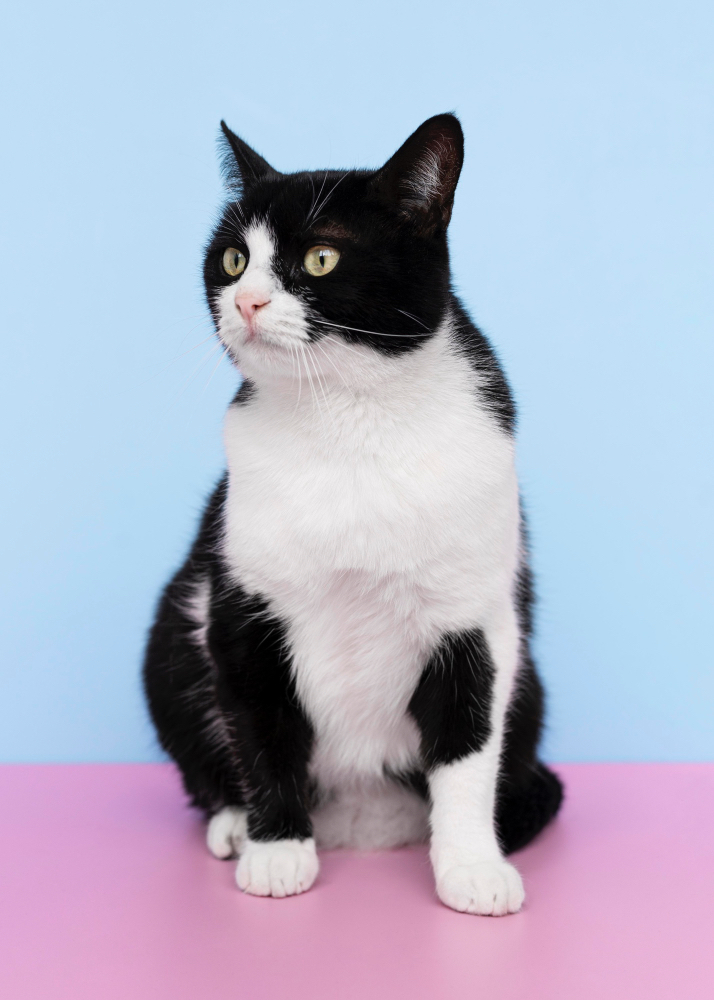
#> input picture bound/input4.png, 714 x 1000 px
$ python test2.py
#> lines starting #> are read from the running program, lines starting #| are printed output that depends on the picture; after the words box and inside, x2 and y2 are one past the last pixel; in counts of white or black regions, pixels touching at a corner belong together
import cv2 as cv
import numpy as np

def discretize_direction(gx, gy, tg):

    dir_map = np.zeros_like(gx, dtype=np.uint8)

    m0 = ((gx > 0) & (gy < 0) & (tg < -2.414)) | ((gx < 0) & (gy < 0) & (tg > 2.414))
    dir_map[m0] = 0

    m1 = (gx > 0) & (gy < 0) & (tg >= -2.414) & (tg < -0.414)
    dir_map[m1] = 1

    m2 = ((gx > 0) & (gy < 0) & (tg >= -0.414)) | ((gx > 0) & (gy > 0) & (tg < 0.414))
    dir_map[m2] = 2

    m3 = (gx > 0) & (gy > 0) & (tg >= 0.414) & (tg < 2.414)
    dir_map[m3] = 3

    m4 = ((gx > 0) & (gy > 0) & (tg >= 2.414)) | ((gx < 0) & (gy > 0) & (tg <= -2.414))
    dir_map[m4] = 4

    m5 = (gx < 0) & (gy > 0) & (tg > -2.414) & (tg <= -0.414)
    dir_map[m5] = 5

    m6 = ((gx < 0) & (gy > 0) & (tg > -0.414)) | ((gx < 0) & (gy < 0) & (tg < 0.414))
    dir_map[m6] = 6

    m7 = (gx < 0) & (gy < 0) & (tg >= 0.414) & (tg < 2.414)
    dir_map[m7] = 7

    return dir_map


def run_edge_detection(path_to_file):

#> called with path_to_file = 'input4.png'
    src_img = cv.imread(path_to_file)
#> src_img is the input picture: shape (1000, 714, 3); mean B, G, R 198.8, 178.7, 174.8
    if src_img is None:
        print(f"Ошибка: файл '{path_to_file}' не открыт")
        return


    gray_img = cv.cvtColor(src_img, cv.COLOR_BGR2GRAY)
    smooth_img = cv.GaussianBlur(gray_img, (3, 3), 2)


    kernel_sobel_x = np.array([[-1, 0, 1],
                               [-2, 0, 2],
                               [-1, 0, 1]], dtype=np.float64)
    kernel_sobel_y = np.array([[-1, -2, -1],
                               [ 0,  0,  0],
                               [ 1,  2,  1]], dtype=np.float64)

    img_f = smooth_img.astype(np.float64)

    gx = np.zeros_like(img_f)
    gy = np.zeros_like(img_f)


    pad_img = np.pad(img_f, ((1, 1), (1, 1)), mode='reflect')


    for r in range(img_f.shape[0]):
        for c in range(img_f.shape[1]):
            window = pad_img[r:r+3, c:c+3]
            gx[r, c] = np.sum(window * kernel_sobel_x)
            gy[r, c] = np.sum(window * kernel_sobel_y)
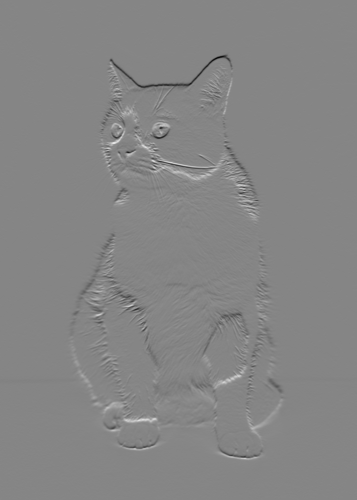
#> gy: shape (1000, 714) float64 (shown at 1/2 size); min -474, max 431, mean -0.2; drawn with min black and max white


    grad_mag = np.sqrt(gx**2 + gy**2)


    gx_safe = np.where(gx == 0, 1e-6, gx)
    tang = gy / gx_safe


    dirs = discretize_direction(gx, gy, tang)
#> in discretize_direction, `m0 = ((gx > 0) & (gy < 0) & (tg < -2.414)) | ((gx < 0) & (gy < 0) & (t..`:
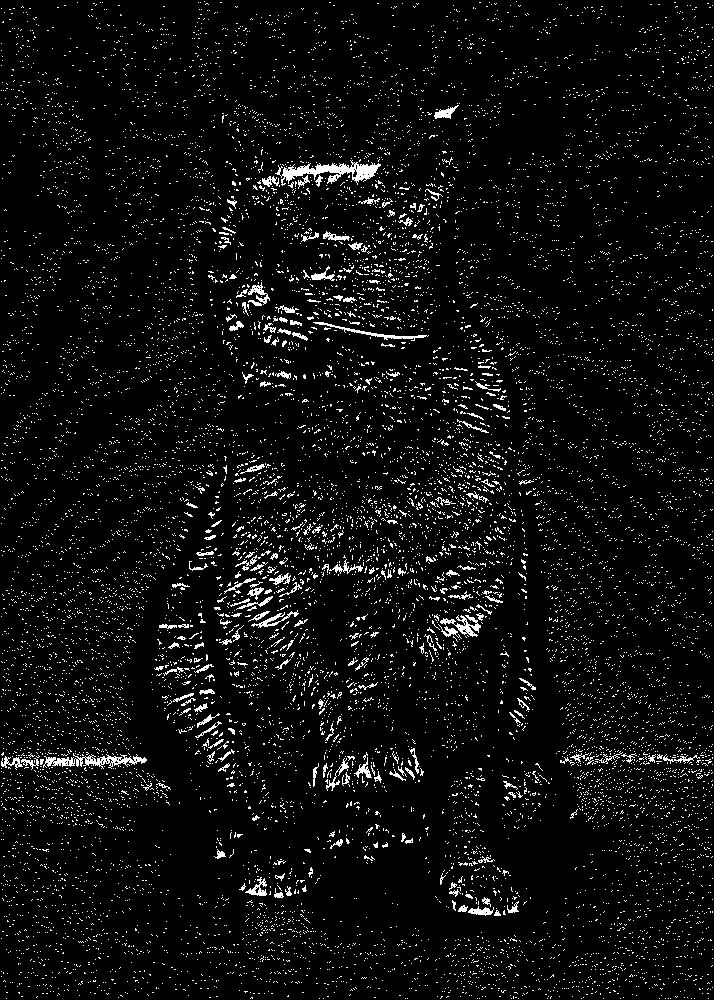
#> m0: shape (1000, 714) bool; 5.3% white in thin lines or dots
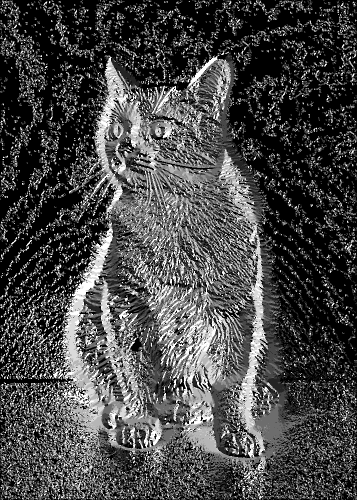
#> dirs: shape (1000, 714) (shown at 1/2 size); min 0, max 7, mean 1.97; drawn with min black and max white


    nms_mask = np.zeros_like(grad_mag, dtype=np.uint8)
    H, W = grad_mag.shape

    for r in range(1, H - 1):
        for c in range(1, W - 1):
            d = dirs[r, c]
            val = grad_mag[r, c]

            if d in [0, 4]:
                neigh = [grad_mag[r, c-1], grad_mag[r, c+1]]
            elif d in [1, 5]:
                neigh = [grad_mag[r-1, c+1], grad_mag[r+1, c-1]]
            elif d in [2, 6]:
                neigh = [grad_mag[r-1, c], grad_mag[r+1, c]]
            else:
                neigh = [grad_mag[r-1, c-1], grad_mag[r+1, c+1]]

            if val > max(neigh):
                nms_mask[r, c] = 255
            else:
                nms_mask[r, c] = 0
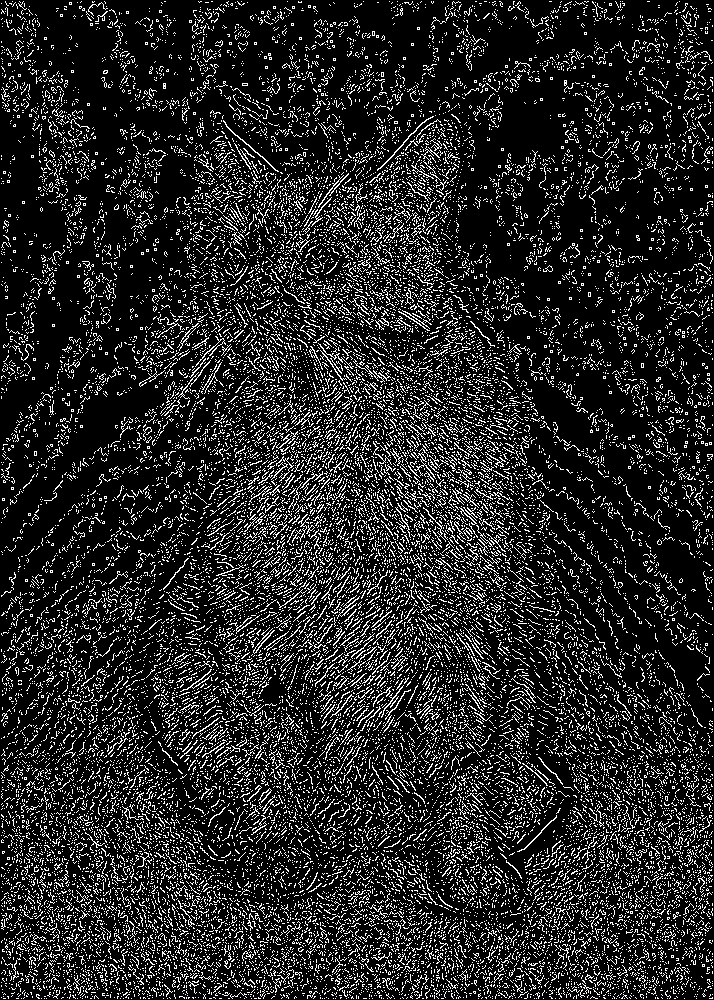
#> nms_mask: shape (1000, 714); 15% white in thin lines or dots


    max_val = np.max(grad_mag)
#> max_val = 552.2
    high_thr = max_val // 7
#> high_thr = 78
    low_thr = max_val // 13
#> low_thr = 42

    strong = (grad_mag >= high_thr)
#> strong: shape (1000, 714) bool; 5.2% white; 214 white regions (176 under 20 px), largest, box (x1, y1, x2, y2) and area: (200, 109, 520, 437) 12949, (402, 558, 568, 919) 9450, (137, 468, 320, 813) 6304
    weak = ((grad_mag >= low_thr) & (grad_mag < high_thr))
#> weak: shape (1000, 714) bool; 3.5% white in thin lines or dots, all inside (x1, y1, x2, y2) = (135, 108, 570, 920)

    out = np.zeros_like(nms_mask, dtype=np.uint8)
    out[strong & (nms_mask == 255)] = 255


    for r in range(1, H - 1):
        for c in range(1, W - 1):
            if weak[r, c] and nms_mask[r, c] == 255:
                neigh_box = out[r-1:r+2, c-1:c+2]
                if np.any(neigh_box == 255):
                    out[r, c] = 255
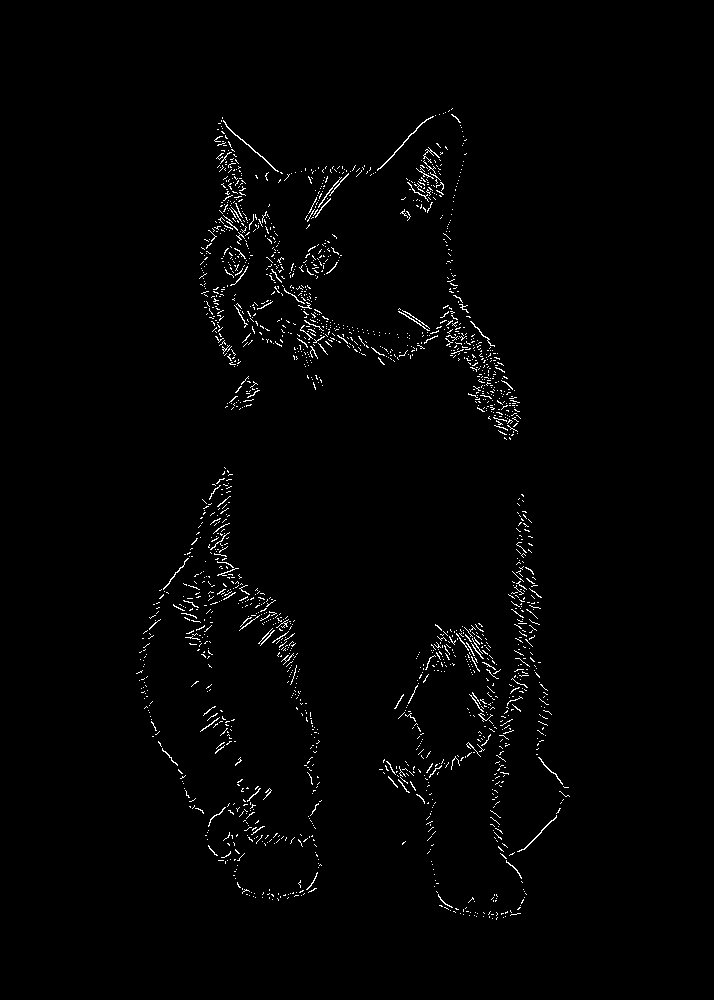
#> out: shape (1000, 714); 1.4% white in thin lines or dots, all inside (x1, y1, x2, y2) = (136, 108, 570, 920)


    overlay_img = src_img.copy()
    overlay_img[out == 255] = [0, 0, 255]
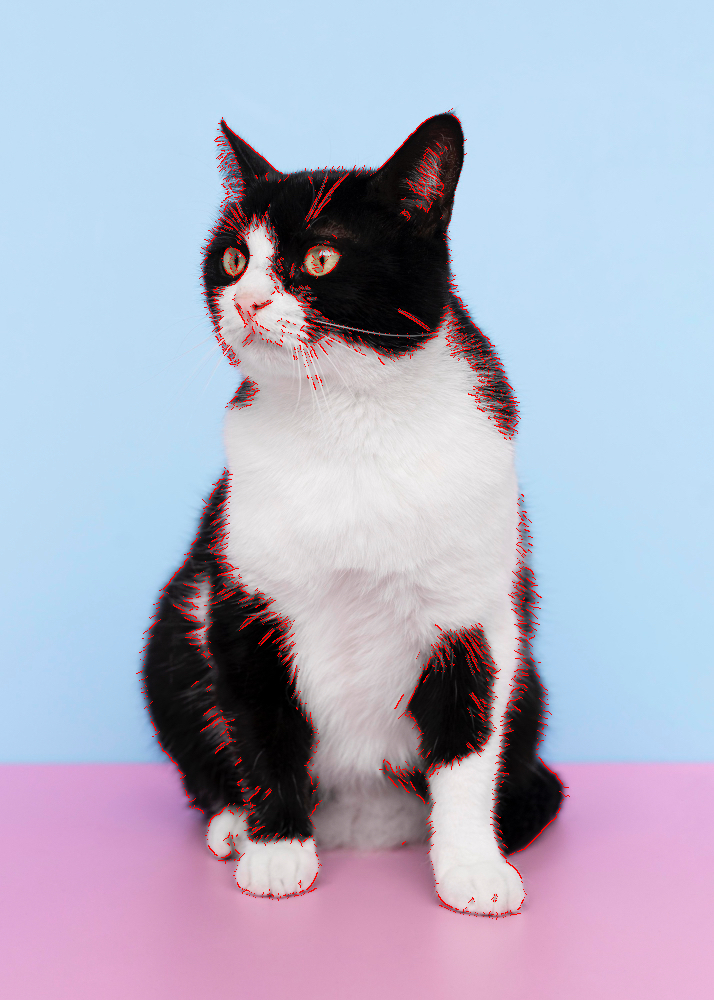
#> overlay_img: shape (1000, 714, 3); 1.4% of pixels changed, all inside (x1, y1, x2, y2) = (136, 108, 570, 920)


    cv.imshow("Source", src_img)
    cv.imshow("Gray + Smooth", smooth_img)
    cv.imshow("NMS", nms_mask)
    cv.imshow("Double Threshold", out)
    cv.imshow("Edges Overlay", overlay_img)

    cv.waitKey(0)
    cv.destroyAllWindows()

    return overlay_img


run_edge_detection("input4.png")

$ run again, with bound/input2.png copied over bound/input4.png
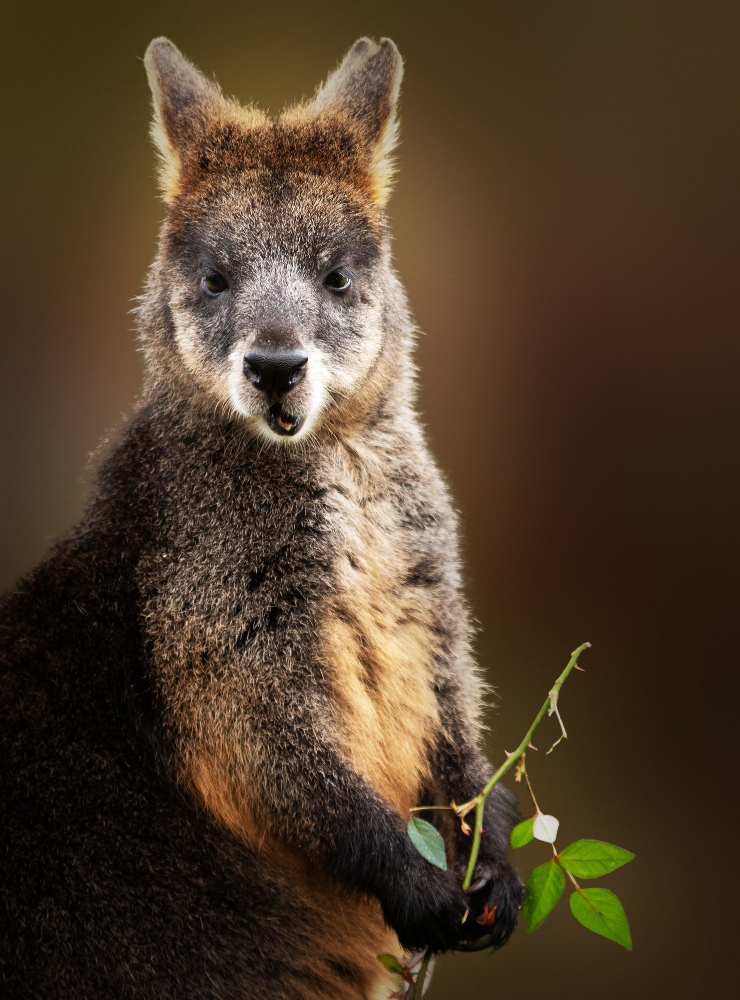
#> input picture bound/input2.png, 740 x 1000 px
#> in run_edge_detection, src_img is the input picture: shape (1000, 740, 3); mean B, G, R 42.4, 61.7, 79.5
#> m0: shape (1000, 740) bool; 7.1% white in thin lines or dots
#> m1: shape (1000, 740) bool; 10.2% white in thin lines or dots
#> m2: shape (1000, 740) bool; 8.7% white in thin lines or dots
#> m3: shape (1000, 740) bool; 9.5% white in thin lines or dots
#> m4: shape (1000, 740) bool; 7.3% white in thin lines or dots
#> m5: shape (1000, 740) bool; 12.6% white in thin lines or dots
#> m6: shape (1000, 740) bool; 9.8% white in thin lines or dots
#> m7: shape (1000, 740) bool; 10.8% white in thin lines or dots
#> after the loop in run_edge_detection, `for r in range(1, H - 1):`:
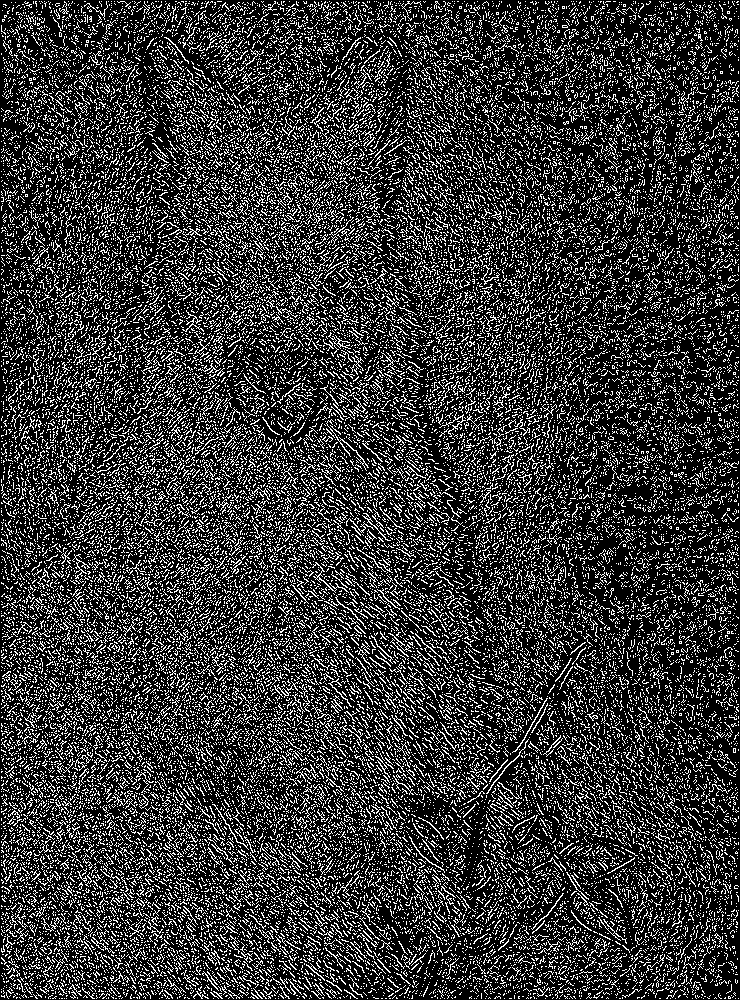
#> nms_mask: shape (1000, 740); 21.6% white in thin lines or dots
#> max_val = 547.7
#> high_thr = 78
#> low_thr = 42
#> strong: shape (1000, 740) bool; 12.9% white; 1700 white regions (1453 under 20 px), largest, box (x1, y1, x2, y2) and area: (139, 320, 390, 803) 32910, (141, 34, 406, 384) 21809, (406, 640, 636, 949) 7210
#> weak: shape (1000, 740) bool; 11.8% white in thin lines or dots, all inside (x1, y1, x2, y2) = (0, 34, 637, 1000)
#> in run_edge_detection, `overlay_img[out == 255] = [0, 0, 255]`:
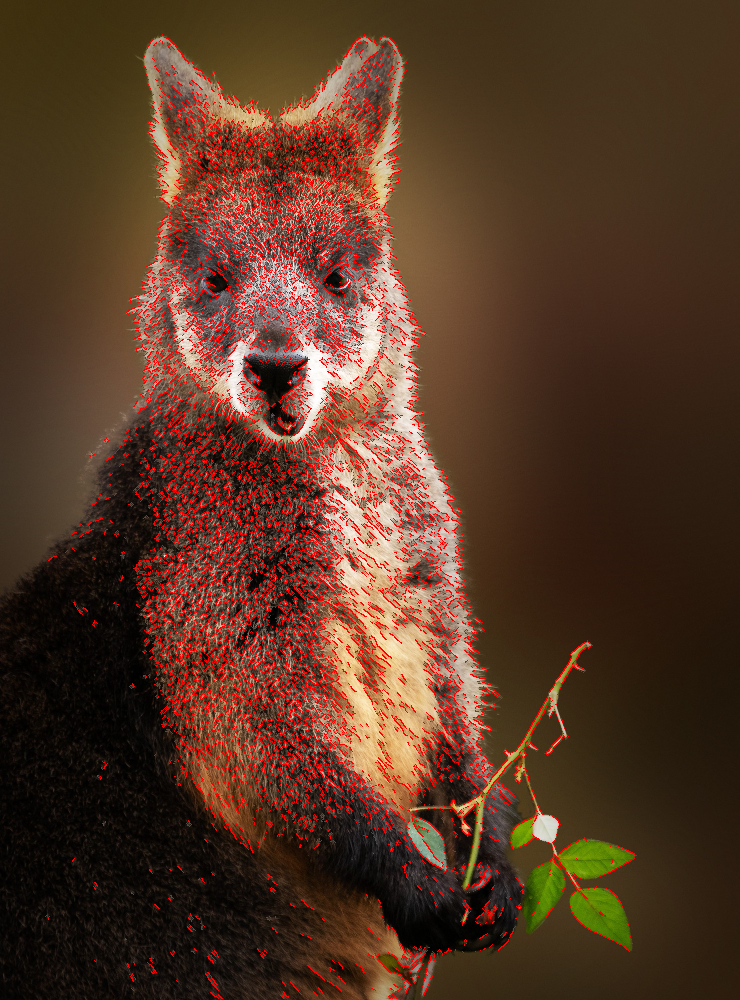
#> overlay_img: shape (1000, 740, 3); 6.01% of pixels changed, all inside (x1, y1, x2, y2) = (45, 34, 637, 999)

$ run again, with bound/input3.png copied over bound/input4.png
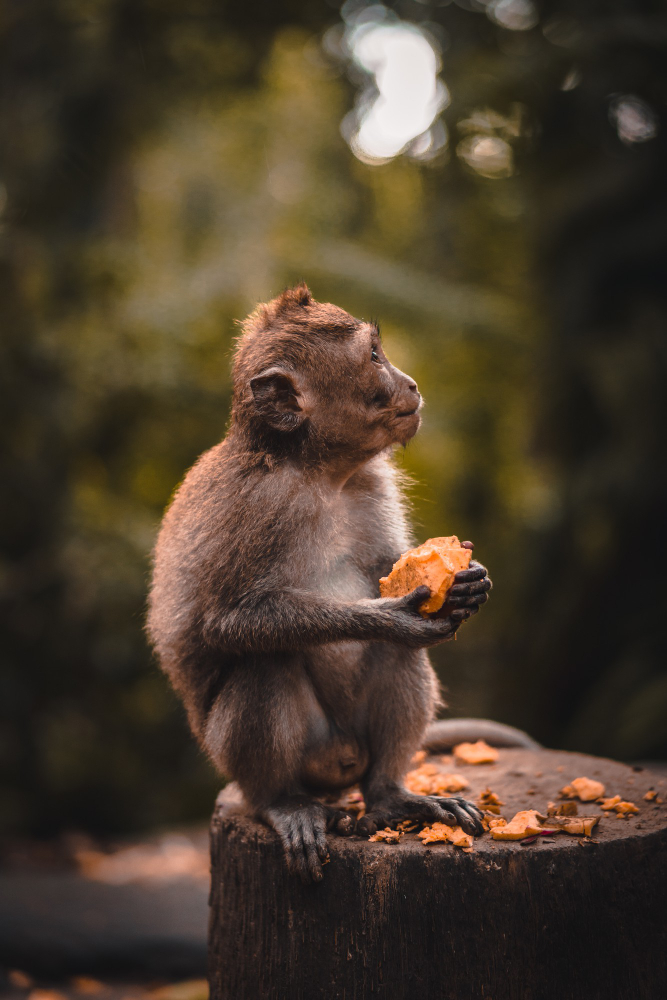
#> input picture bound/input3.png, 667 x 1000 px
#> in run_edge_detection, src_img is the input picture: shape (1000, 667, 3); mean B, G, R 44.3, 59.8, 73.2
#> m0: shape (1000, 667) bool; 8.4% white in thin lines or dots
#> m1: shape (1000, 667) bool; 10.9% white in thin lines or dots
#> m2: shape (1000, 667) bool; 8.1% white in thin lines or dots
#> m3: shape (1000, 667) bool; 11.3% white in thin lines or dots
#> m4: shape (1000, 667) bool; 8.3% white in thin lines or dots
#> m5: shape (1000, 667) bool; 11.1% white in thin lines or dots
#> m6: shape (1000, 667) bool; 8.9% white in thin lines or dots
#> m7: shape (1000, 667) bool; 12.6% white in thin lines or dots
#> after the loop in run_edge_detection, `for r in range(1, H - 1):`:
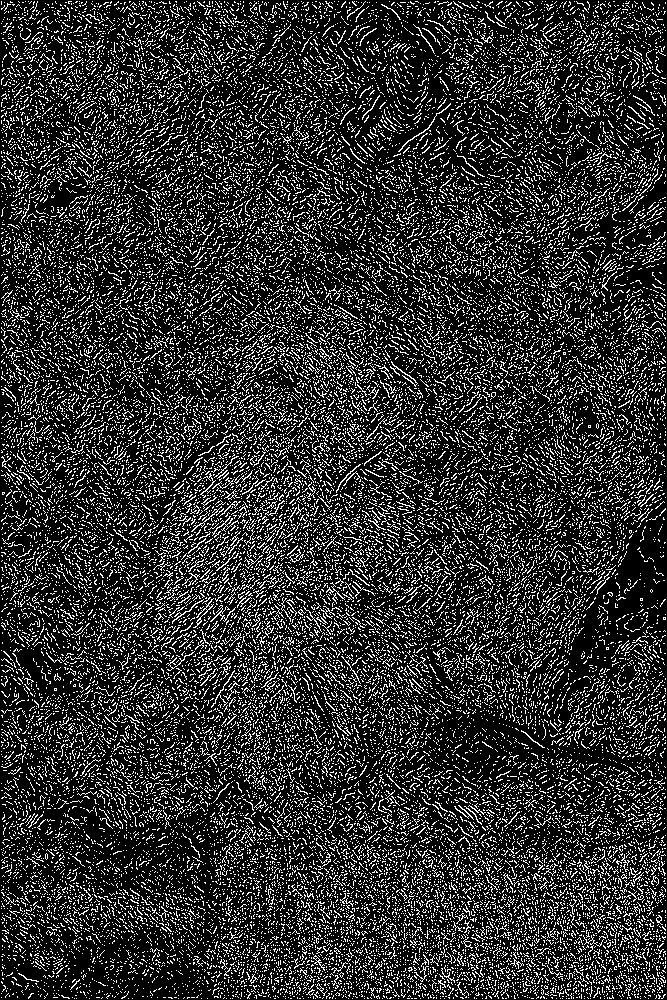
#> nms_mask: shape (1000, 667); 18.6% white in thin lines or dots
#> max_val = 456.3
#> high_thr = 65
#> low_thr = 35
#> strong: shape (1000, 667) bool; 7.1% white; 921 white regions (762 under 20 px), largest, box (x1, y1, x2, y2) and area: (267, 739, 667, 869) 12500, (331, 440, 494, 635) 5641, (260, 283, 427, 441) 3270
#> weak: shape (1000, 667) bool; 8% white in thin lines or dots
#> in run_edge_detection, `overlay_img[out == 255] = [0, 0, 255]`:
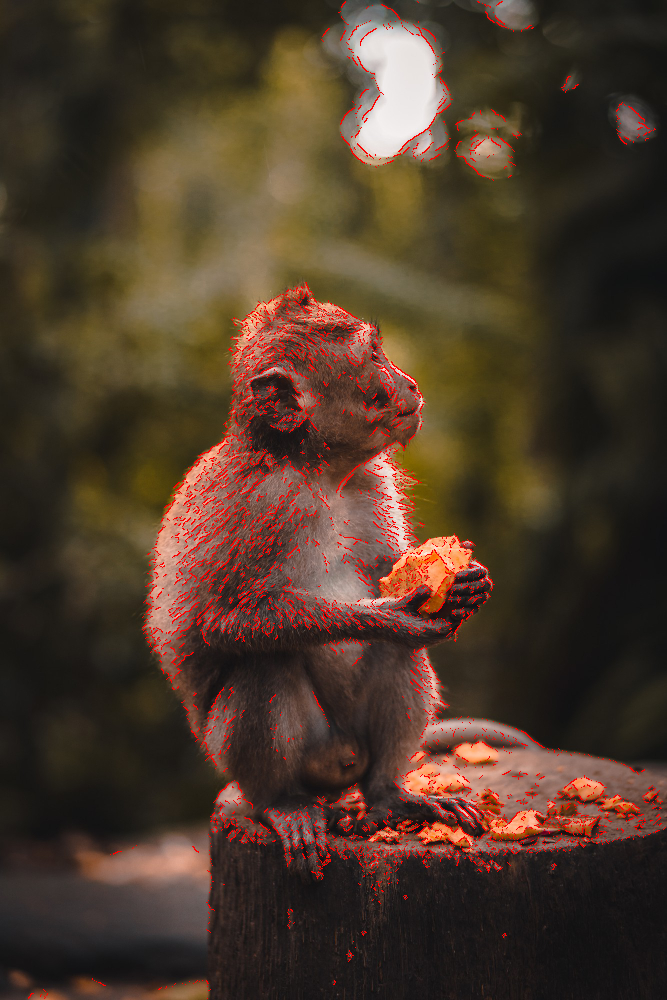
#> overlay_img: shape (1000, 667, 3); 2.72% of pixels changed, all inside (x1, y1, x2, y2) = (28, 1, 666, 999)
